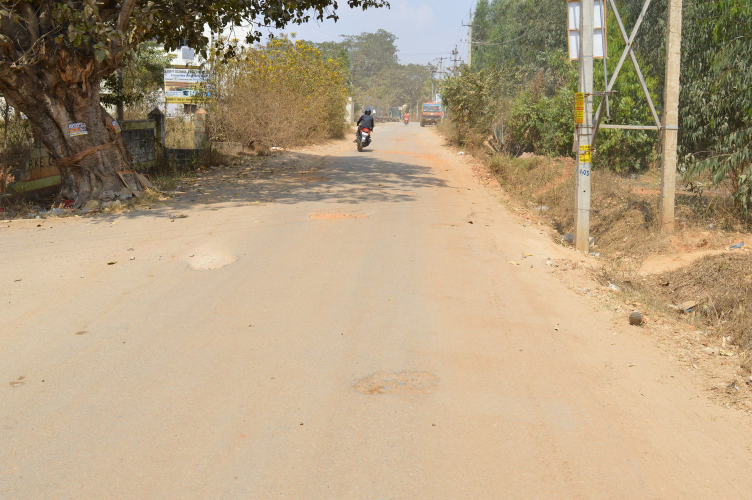
#> input picture Code/code_from_earlier_approach/src/data/road_cam_10.jpg, 1504 x 1000 px (shown at 1/2 size); its folder holds only this picture in this run
$ python -i extractFeatures.py   (imports and definitions only)   (older library calls are emulated)
#> lines starting #> are read from the running program, lines starting #| are printed output that depends on the picture; after the words box and inside, x2 and y2 are one past the last pixel; in counts of white or black regions, pixels touching at a corner belong together
#> further down, picture is the input picture: shape (1000, 1504, 3); mean B, G, R 129, 158.4, 178.1
import cv2
import numpy as np
import os
from sklearn.decomposition import PCA
from sklearn.lda import LDA
from sklearn.neighbors import KNeighborsClassifier
from sklearn.cross_validation import train_test_split
from sklearn import svm
from sklearn import linear_model
from imutils import paths
from PIL import Image

### EXTRACTING FEATURES

############################################################################################

def extract_ROI(img, size):
	### Extract the road as region of interest from the image by resizing it.
	### For example: size = (480, 360)
	cap = cv2.resize(img, size)
	grayscale_img = cv2.cvtColor(cap, cv2.COLOR_RGB2GRAY)
	ignore_mask_color = 255
	height, length, _ = cap.shape
	bottom_left_corner = (0+40	, height)
	bottom_right_corner = (length, height)
	top_left_corner = (0+150, int(height/2) + 20)
	top_right_corner = (length-270, int(height/2) + 20)
	region = [np.array([bottom_left_corner,bottom_right_corner, top_right_corner, top_left_corner], dtype=np.int32)]

	mask = np.zeros_like(grayscale_img)
	keep_region_color = 255
	cv2.fillPoly(mask, region, ignore_mask_color)
	region_selected_image = cv2.bitwise_and(grayscale_img, mask)
	return region_selected_image


#############################################################################################

def extract_features(img):
	### Extracting the raw features from the image

	### CONVERTING INTO HSV CHANNEL AND USING THE SATURATION CHANNEL
	hsv = cv2.cvtColor(img, cv2.COLOR_BGR2HSV)
#> hsv: shape (1000, 1504, 3); mean H, S, V 21.9, 78, 179.2
	h, s, v = cv2.split(hsv)
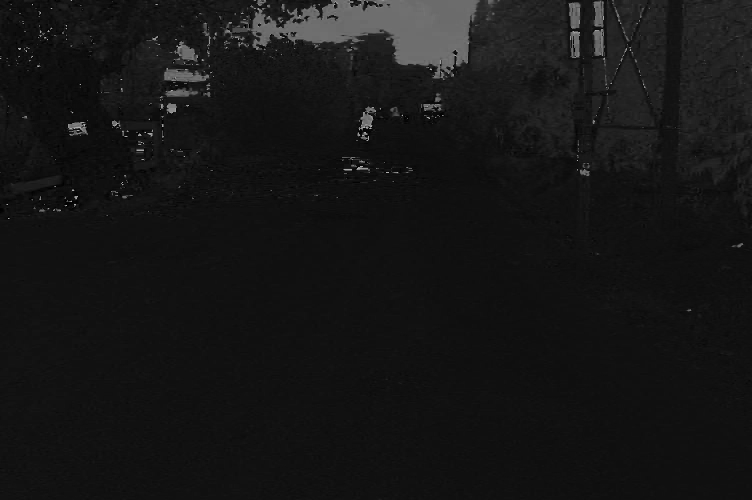
#> h: shape (1000, 1504) (shown at 1/2 size); min 0, max 179, mean 21.9
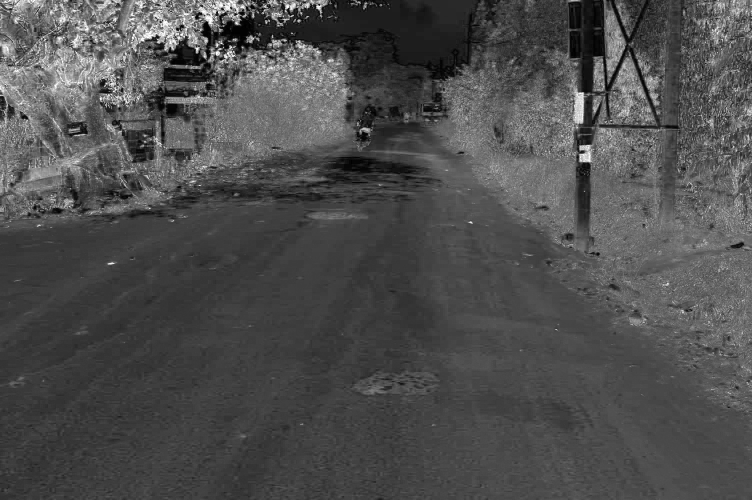
#> s: shape (1000, 1504) (shown at 1/2 size); min 0, max 255, mean 78
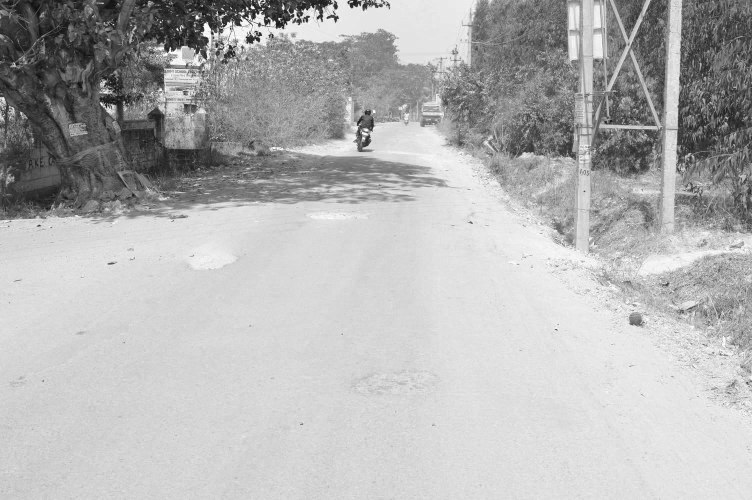
#> v: shape (1000, 1504) (shown at 1/2 size); min 2, max 255, mean 179.2

	### GAUSSIAN FILTER
	gaussian = cv2.GaussianBlur(s, (7,7), 0, 0)

	### CANNY FILTER
	canny = cv2.Canny(gaussian, 50, 200)
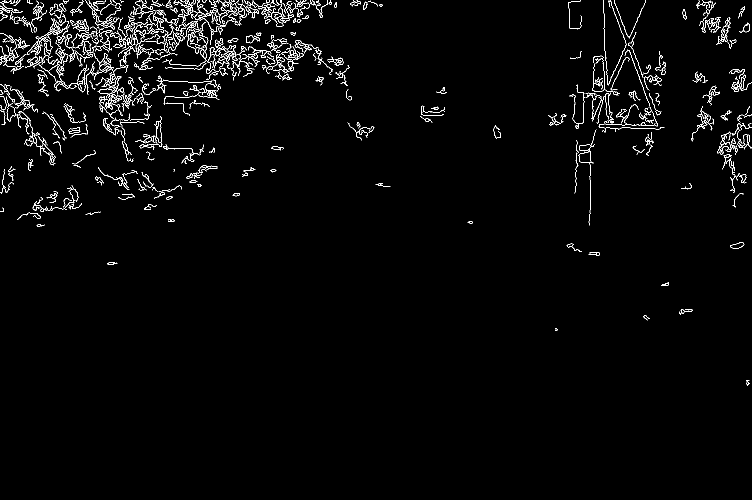
#> canny: shape (1000, 1504) (shown at 1/2 size); 2.1% white in thin lines or dots, all inside (x1, y1, x2, y2) = (0, 0, 1504, 772)

	### DILATION
	kernel = np.ones((5,5),np.uint8)
	dilation = cv2.dilate(canny, kernel, iterations = 4)
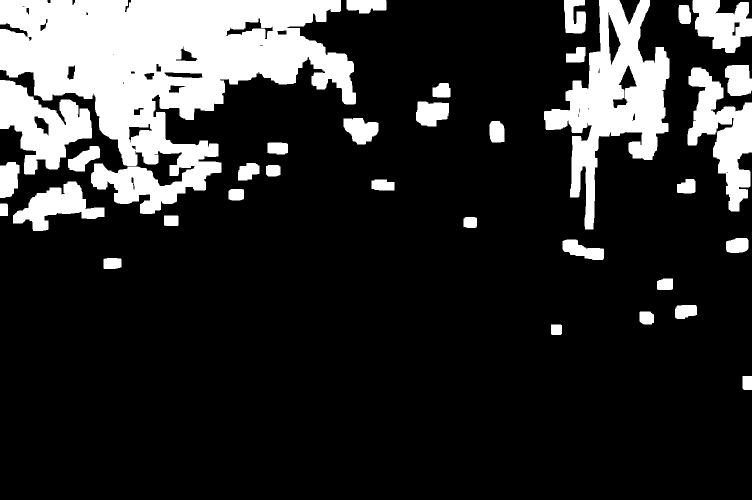
#> dilation: shape (1000, 1504) (shown at 1/2 size); 18.6% white; 34 white regions

	### CONTOUR DETECTION
	feature = img.copy()
	im2, contours, hierarchy = cv2.findContours(dilation, cv2.RETR_TREE, cv2.CHAIN_APPROX_SIMPLE)
#> contours = 67 contours, 9 with area under 20; largest, box (x1, y1, x2, y2) and area: (0, 0, 712, 428) 150588, (1088, 0, 1339, 459) 46270, (0, 160, 184, 349) 18089, (1375, 135, 1504, 423) 16798, (1385, 0, 1504, 106) 8249
	cv2.drawContours(feature, contours, -1, (255,0,255), 3)
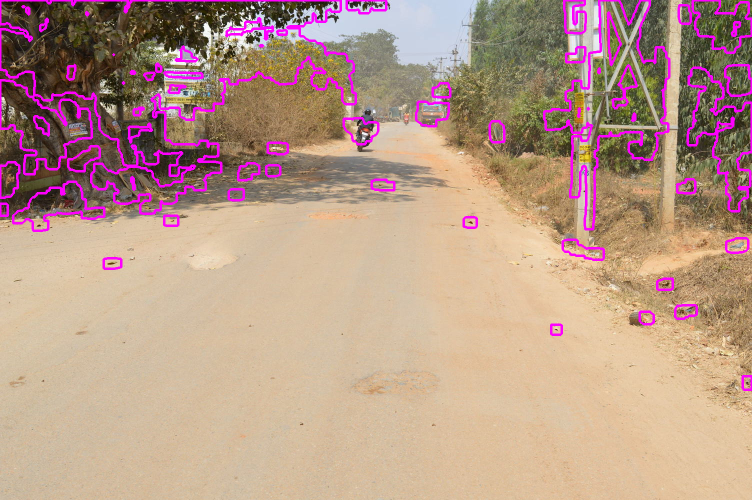
#> feature: shape (1000, 1504, 3) (shown at 1/2 size); 4.77% of pixels changed, all inside (x1, y1, x2, y2) = (0, 0, 1504, 782)

	# # Set up the detector with default parameters.
	# detector = cv2.SimpleBlobDetector()

	# # Detect blobs.
	# keypoints = detector.detect(feature)

	hist_features = extract_color_histogram(feature)
#> in extract_color_histogram, `hsv = cv2.cvtColor(image, cv2.COLOR_BGR2HSV)`: hsv: shape (1000, 1504, 3); mean H, S, V 27.7, 86, 185.3
#> hist_features = 512 values, max 0.7 at index 14, min 0 at index 150, mean 0.00592
	return hist_features

def extract_color_histogram(image):
	# extract a 3D color histogram from the HSV color space using
	# the supplied number of `bins` per channel
	bins=(8, 8, 8)

	hsv = cv2.cvtColor(image, cv2.COLOR_BGR2HSV)
	hist = cv2.calcHist([hsv], [0, 1, 2], None, bins, [0, 180, 0, 256, 0, 256])

	### Normalizing the Histogram
	cv2.normalize(hist, hist)
	# return the flattened histogram as the feature vector
	return hist.flatten()


###################################################################################################
### Reading the images from a folder


i=1
size = (1920, 1080)

# grab the list of images that we'll be describing
# [1 line not run here, left out]
imagePaths = list(paths.list_images('/home/akanksha/Desktop/MP/ClassProject/Codes/MVI_8009'))
#print(imagePaths)

# initialize the raw pixel intensities matrix, the features matrix,
# and labels list
#rawImages = []
features = []
labels = []

# loop over the input images
# [26 lines not run here, left out]

### Converting the features list into numpy array and saving them
features_array = np.array(features)
# [1 line not run here, left out]
labels_array = np.array(labels)

# [1 line not run here, left out]

>>> import cv2
>>> picture = cv2.imread('data/road_cam_10.jpg')
>>> result = extract_features(picture)
#> result has the same summary as hist_features in extract_features

$ run again, on Code/code_from_earlier_approach/src/data/road_cam_11.jpg
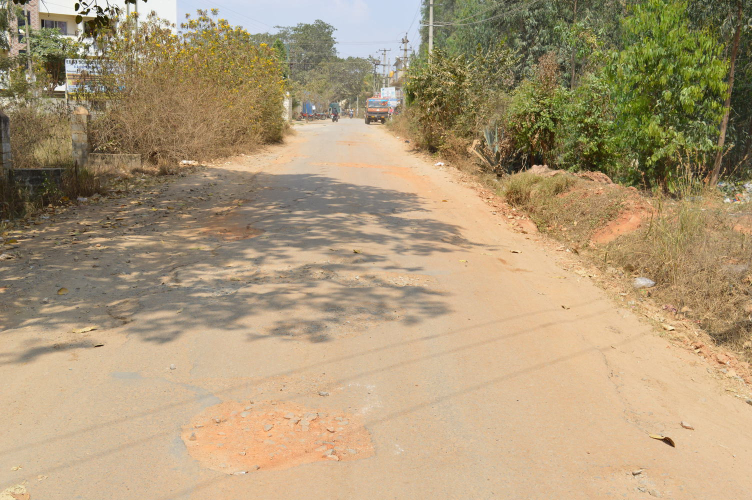
#> input picture Code/code_from_earlier_approach/src/data/road_cam_11.jpg, 1504 x 1000 px (shown at 1/2 size)
#> picture is the input picture: shape (1000, 1504, 3); mean B, G, R 120.4, 153.4, 173.2
#> in extract_features, `canny = cv2.Canny(gaussian, 50, 200)`:
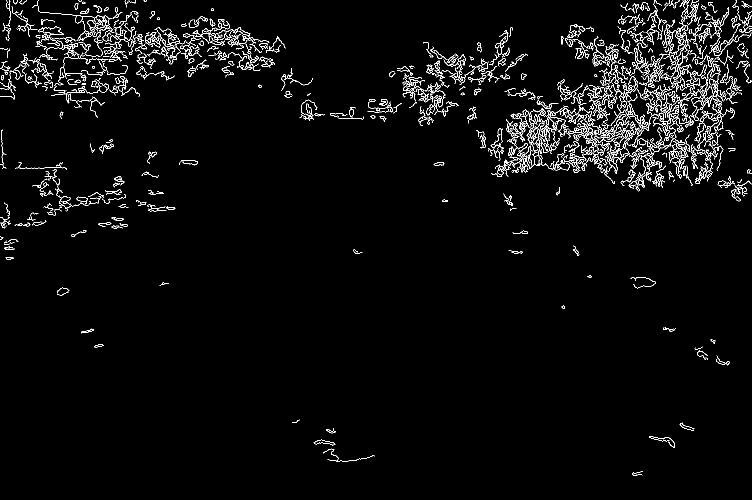
#> canny: shape (1000, 1504) (shown at 1/2 size); 3% white in thin lines or dots
#> dilation: shape (1000, 1504); 23.1% white; 33 white regions
#> contours = 71 contours, 16 with area under 20; largest, box (x1, y1, x2, y2) and area: (926, 0, 1504, 411) 154048, (0, 0, 579, 246) 87452, (554, 47, 1063, 260) 41954, (0, 316, 359, 527) 23264, (619, 848, 757, 931) 4811
#> in extract_features, `cv2.drawContours(feature, contours, -1, (255,0,255), 3)`:
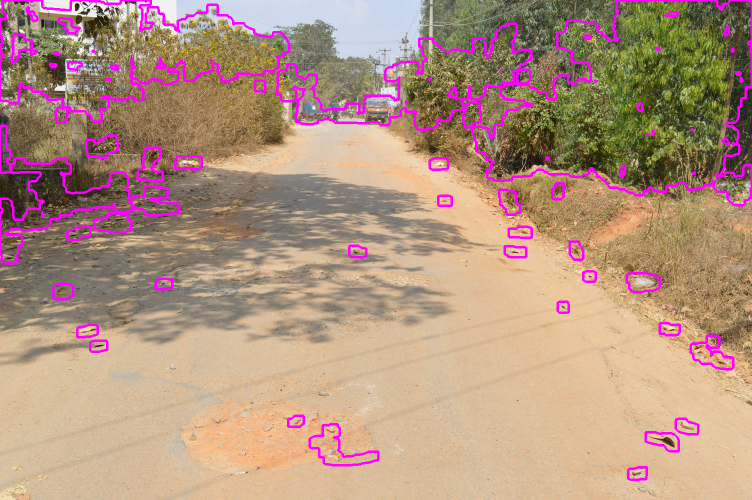
#> feature: shape (1000, 1504, 3) (shown at 1/2 size); 4.58% of pixels changed, all inside (x1, y1, x2, y2) = (0, 0, 1504, 962)
#> hist_features = 512 values, max 0.778 at index 22, min 0 at index 143, mean 0.00697
#> result has the same summary as hist_features in extract_features

$ run again, on Code/code_from_earlier_approach/src/data/road_cam_12.jpg
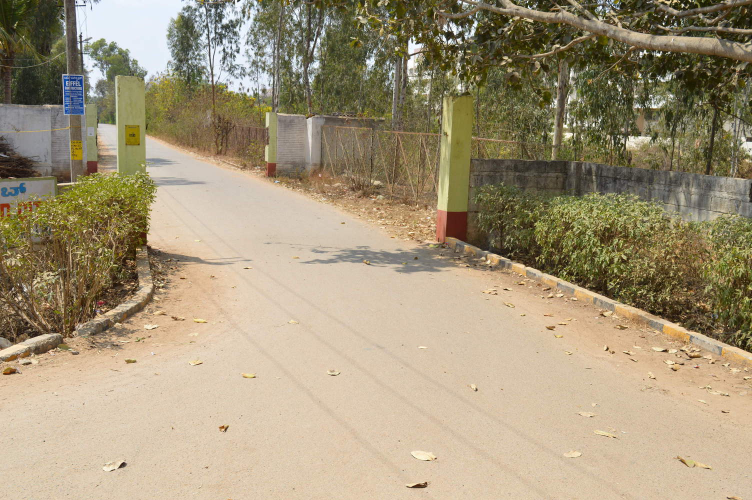
#> input picture Code/code_from_earlier_approach/src/data/road_cam_12.jpg, 1504 x 1000 px (shown at 1/2 size)
#> picture is the input picture: shape (1000, 1504, 3); mean B, G, R 121.7, 149.6, 163.4
#> in extract_features, `canny = cv2.Canny(gaussian, 50, 200)`:
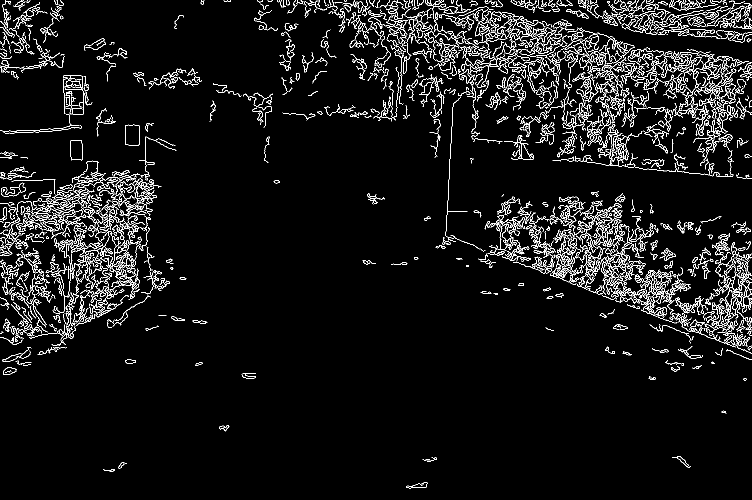
#> canny: shape (1000, 1504) (shown at 1/2 size); 5.6% white in thin lines or dots
#> dilation: shape (1000, 1504); 39.1% white; 36 white regions
#> contours = 120 contours, 31 with area under 20; largest, box (x1, y1, x2, y2) and area: (500, 0, 1504, 751) 398688, (0, 238, 381, 758) 120974, (0, 0, 193, 275) 28572, (411, 159, 554, 263) 7190, (258, 129, 411, 187) 6236
#> in extract_features, `cv2.drawContours(feature, contours, -1, (255,0,255), 3)`:
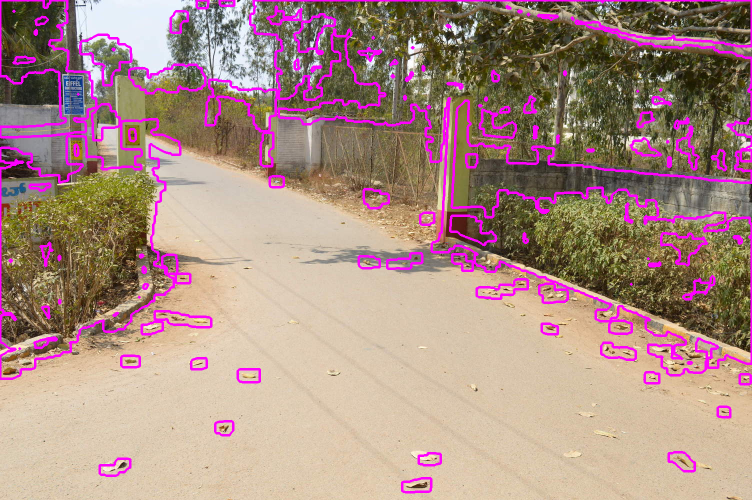
#> feature: shape (1000, 1504, 3) (shown at 1/2 size); 6.89% of pixels changed, all inside (x1, y1, x2, y2) = (0, 0, 1504, 987)
#> hist_features = 512 values, max 0.868 at index 14, min 0 at index 55, mean 0.00651
#> result has the same summary as hist_features in extract_features

$ run again, on Code/code_from_earlier_approach/src/data/road_cam_13.jpg
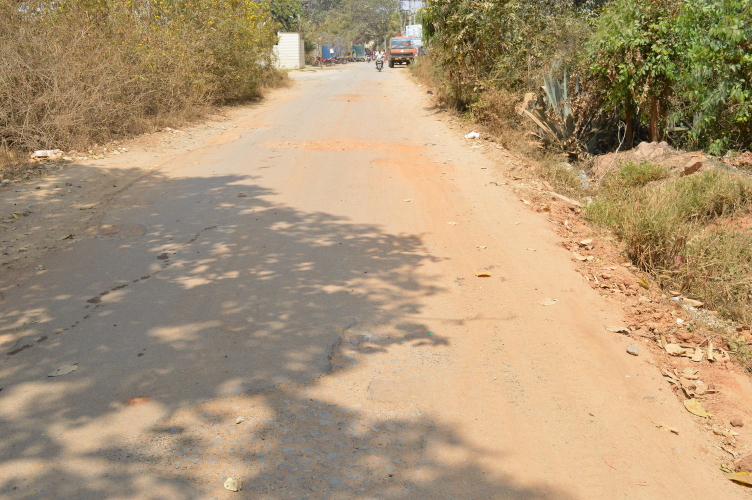
#> input picture Code/code_from_earlier_approach/src/data/road_cam_13.jpg, 1504 x 1000 px (shown at 1/2 size)
#> picture is the input picture: shape (1000, 1504, 3); mean B, G, R 117.4, 149.6, 172.3
#> in extract_features, `canny = cv2.Canny(gaussian, 50, 200)`:
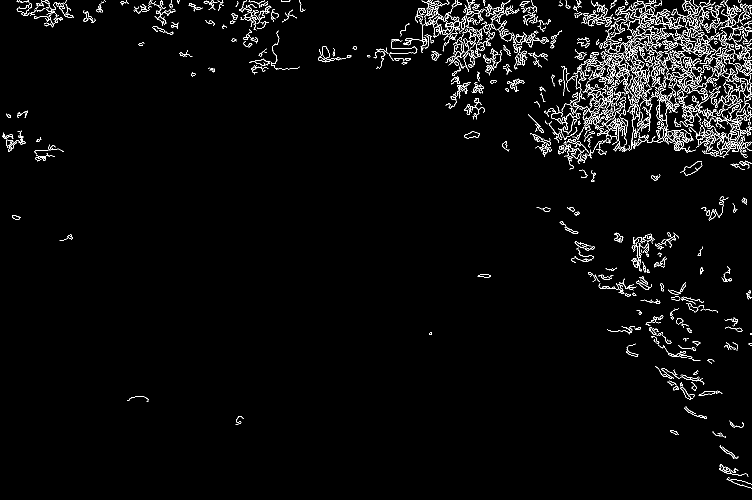
#> canny: shape (1000, 1504) (shown at 1/2 size); 2.9% white in thin lines or dots
#> dilation: shape (1000, 1504); 20.8% white; 39 white regions
#> contours = 67 contours, 10 with area under 20; largest, box (x1, y1, x2, y2) and area: (1048, 0, 1504, 372) 131274, (726, 0, 1132, 247) 54542, (1168, 456, 1504, 735) 35168, (369, 0, 619, 157) 19704, (1303, 724, 1453, 846) 8224
#> in extract_features, `cv2.drawContours(feature, contours, -1, (255,0,255), 3)`:
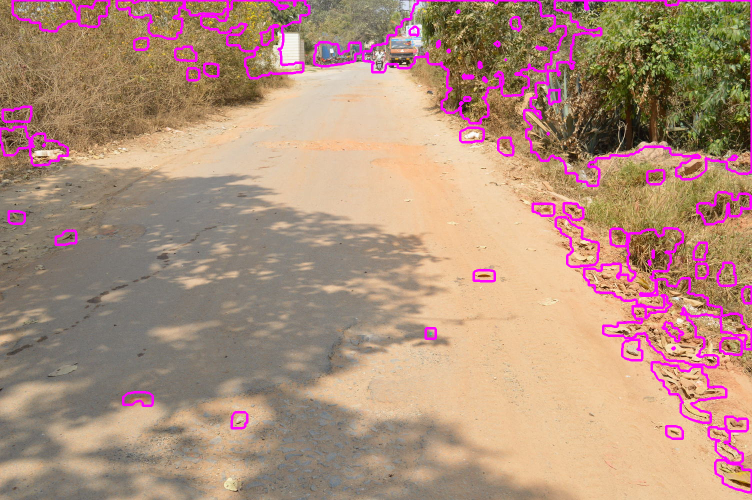
#> feature: shape (1000, 1504, 3) (shown at 1/2 size); 4.49% of pixels changed, all inside (x1, y1, x2, y2) = (0, 0, 1504, 987)
#> hist_features = 512 values, max 0.766 at index 23, min 0 at index 151, mean 0.00725
#> result has the same summary as hist_features in extract_features
